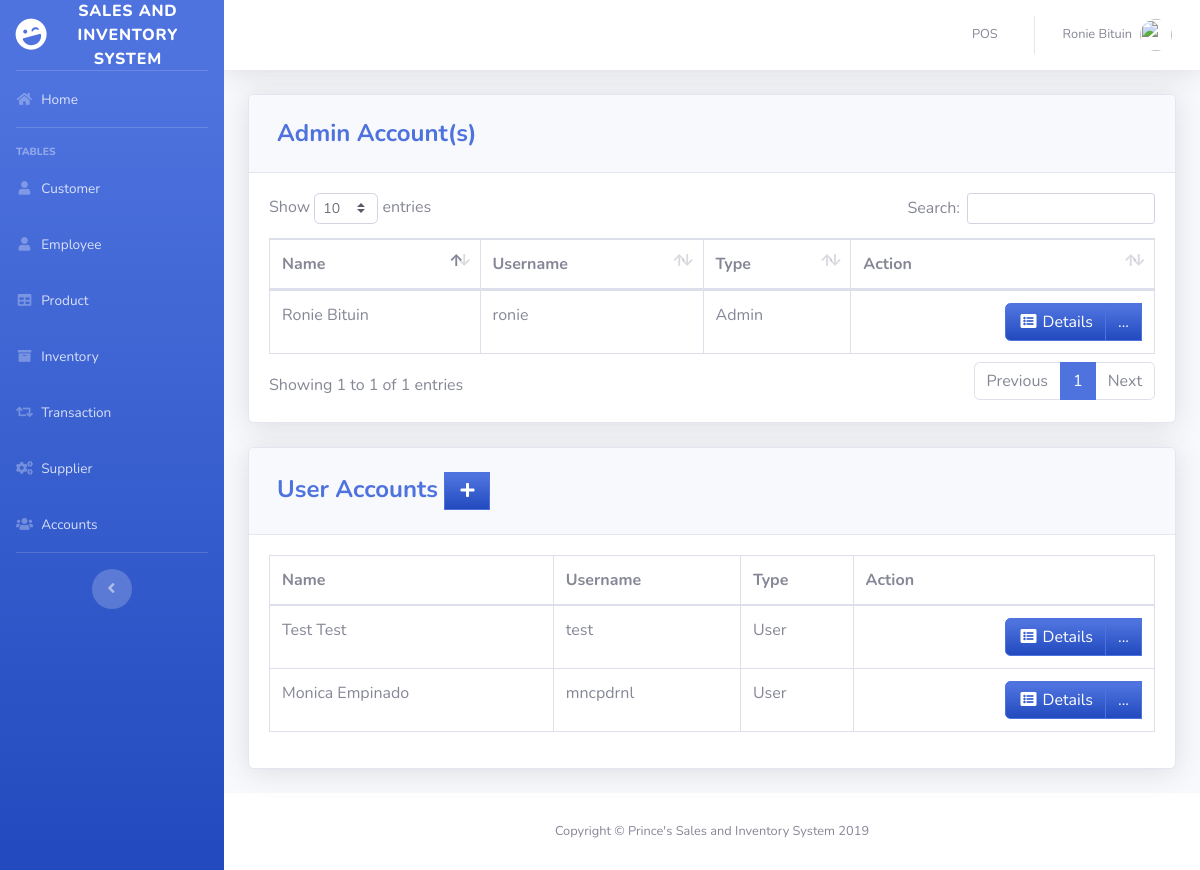
Screenshot of /pages/user.php (signed in) with the database file from the repository.
### tables this page shows
CREATE TABLE `users` (
  `ID` int(11) NOT NULL,
  `EMPLOYEE_ID` int(11) DEFAULT NULL,
  `USERNAME` varchar(50) DEFAULT NULL,
  `PASSWORD` varchar(50) DEFAULT NULL,
  `TYPE_ID` int(11) DEFAULT NULL
);

CREATE TABLE `employee` (
  `EMPLOYEE_ID` int(11) NOT NULL,
  `FIRST_NAME` varchar(50) DEFAULT NULL,
  `LAST_NAME` varchar(50) DEFAULT NULL,
  `GENDER` varchar(50) DEFAULT NULL,
  `EMAIL` varchar(100) DEFAULT NULL,
  `PHONE_NUMBER` varchar(11) DEFAULT NULL,
  `JOB_ID` int(11) DEFAULT NULL,
  `HIRED_DATE` varchar(50) NOT NULL,
  `LOCATION_ID` int(11) DEFAULT NULL
);

CREATE TABLE `type` (
  `TYPE_ID` int(11) NOT NULL,
  `TYPE` varchar(50) DEFAULT NULL
);

### pages/user.php (the view, shortened to what this page needs)
<?php
include'../includes/connection.php';
include'../includes/sidebar.php';
?>
         <div class="card shadow mb-4">
            <div class="card-header py-3">
              <h4 class="m-2 font-weight-bold text-primary">Admin Account(s)</h4>
            </div>
            <div class="card-body">
            <div class="table-responsive">
           <table class="table table-bordered" id="dataTable" width="100%" cellspacing="0">
               <thead>
                   <tr>
                       <th>Name</th>
                       <th>Username</th>
                       <th>Type</th>
                       <th>Action</th>
                   </tr>
               </thead>
          <tbody>
<?php
    $query = 'SELECT ID, FIRST_NAME,LAST_NAME,USERNAME, t.TYPE
              FROM users u
              JOIN employee e ON e.EMPLOYEE_ID=u.EMPLOYEE_ID
              JOIN type t ON t.TYPE_ID=u.TYPE_ID
              WHERE u.TYPE_ID=1';
        $result = mysqli_query($db, $query) or die (mysqli_error($db));
            while ($row = mysqli_fetch_assoc($result)) {
                echo '<tr>';
                echo '<td>'. $row['FIRST_NAME'].' '. $row['LAST_NAME'].'</td>';
                echo '<td>'. $row['USERNAME'].'</td>';
                echo '<td>'. $row['TYPE'].'</td>';
                      echo '<td align="right"> <div class="btn-group">
                              <a type="button" class="btn btn-primary bg-gradient-primary" href="us_searchfrm.php?action=edit & id='.$row['ID'] . '"><i class="fas fa-fw fa-list-alt"></i> Details</a>
                            <div class="btn-group">
                              <a type="button" class="btn btn-primary bg-gradient-primary dropdown no-arrow" data-toggle="dropdown" style="color:white;">
                              ... <span class="caret"></span></a>
                            <ul class="dropdown-menu text-center" role="menu">
                                <li>
                                  <a type="button" class="btn btn-warning bg-gradient-warning btn-block" style="border-radius: 0px;" href="us_edit.php?action=edit & id='.$row['ID']. '">
                                    <i class="fas fa-fw fa-edit"></i> Edit
                                  </a>
                                </li>
                                </li>
                            </ul>
                            </div>
                          </div></td>';
                echo '</tr> ';
                        }
?>
                                </tbody>
                            </table>
                        </div>
                    </div>
                  </div>
         <div class="card shadow mb-4">
            <div class="card-header py-3">
              <h4 class="m-2 font-weight-bold text-primary">User Accounts&nbsp;<a  href="#" data-toggle="modal" data-target="#supplierModal" type="button" class="btn btn-primary bg-gradient-primary" style="border-radius: 0px;"><i class="fas fa-fw fa-plus"></i></a></h4>
            </div>
            <div class="card-body">
            <div class="table-responsive">
           <table class="table table-bordered" id="dataTable" width="100%" cellspacing="0">
               <thead>
                   <tr>
                       <th>Name</th>
                       <th>Username</th>
                       <th>Type</th>
                       <th>Action</th>
                   </tr>
               </thead>
          <tbody>
<?php
    $query = 'SELECT ID, FIRST_NAME,LAST_NAME,USERNAME, t.TYPE
              FROM users u
              JOIN employee e ON e.EMPLOYEE_ID=u.EMPLOYEE_ID
              JOIN type t ON t.TYPE_ID=u.TYPE_ID
              WHERE u.TYPE_ID=2';
        $result = mysqli_query($db, $query) or die (mysqli_error($db));
            while ($row = mysqli_fetch_assoc($result)) {
                echo '<tr>';
                echo '<td>'. $row['FIRST_NAME'].' '. $row['LAST_NAME'].'</td>';
                echo '<td>'. $row['USERNAME'].'</td>';
                echo '<td>'. $row['TYPE'].'</td>';
                      echo '<td align="right"> <div class="btn-group">
                              <a type="button" class="btn btn-primary bg-gradient-primary" href="us_searchfrm.php?action=edit & id='.$row['ID'] . '"><i class="fas fa-fw fa-list-alt"></i> Details</a>
                            <div class="btn-group">
                              <a type="button" class="btn btn-primary bg-gradient-primary dropdown no-arrow" data-toggle="dropdown" style="color:white;">
                              ... <span class="caret"></span></a>
                            <ul class="dropdown-menu text-center" role="menu">
                                <li>
                                  <a type="button" class="btn btn-warning bg-gradient-warning btn-block" style="border-radius: 0px;" href="us_edit.php?action=edit & id='.$row['ID']. '">
                                    <i class="fas fa-fw fa-edit"></i> Edit
                                  </a>
                                </li>
                            </ul>
                            </div>
                          </div></td>';
                echo '</tr> ';
                        }
?>
                                </tbody>
                            </table>
                        </div>
                    </div>
                  </div>
<?php
include'../includes/footer.php';
?>

### rows the page displays
users: EMPLOYEE_ID.FIRST_NAME "Ronie", EMPLOYEE_ID.LAST_NAME "Bituin", USERNAME "ronie", TYPE_ID.TYPE "Admin"
users: EMPLOYEE_ID.FIRST_NAME "Test", EMPLOYEE_ID.LAST_NAME "Test", USERNAME "test", TYPE_ID.TYPE "User"
users: EMPLOYEE_ID.FIRST_NAME "Monica", EMPLOYEE_ID.LAST_NAME "Empinado", USERNAME "mncpdrnl", TYPE_ID.TYPE "User"

### other values shown
$_SESSION['FIRST_NAME'] "Ronie"
$_SESSION['LAST_NAME'] "Bituin"
